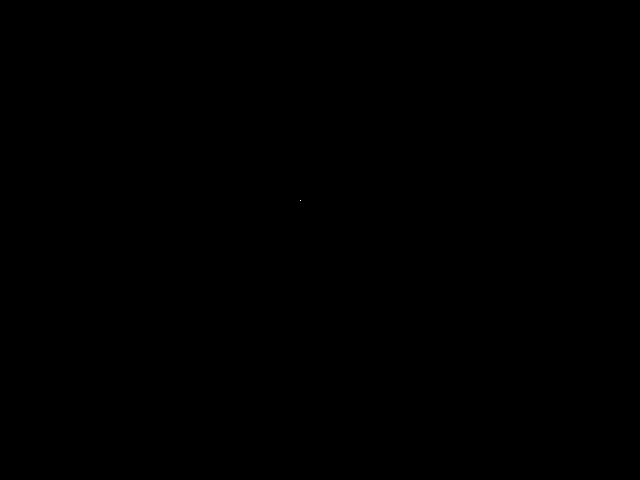
#> input picture python/opencv/img/black.png, 640 x 480 px, found by its file name
$ python drawing.py
#> lines starting #> are read from the running program, lines starting #| are printed output that depends on the picture; after the words box and inside, x2 and y2 are one past the last pixel; in counts of white or black regions, pixels touching at a corner belong together
import cv2

"""
디렉토리를 python/opencv로 설정하고 실행
검정 배경 이미지에
도형 그리기
"""

img = cv2.imread('./img/black.png',cv2.IMREAD_COLOR)
#> img is the input picture: shape (480, 640, 3); 0% white in thin lines or dots, all inside (x1, y1, x2, y2) = (300, 200, 301, 201)

# 직선 그리기
img = cv2.line(img,(50,50),(150,150),(0,255,0),10)

# 직사각형 그리기
# (x1, y1) , (x2,y2) , BGR , thickness
img = cv2.rectangle(img, (100,100),(300,400),(255,0,0),3)

# 원 그리기
img = cv2.circle(img,(300,400),100,(0,0,255),2)

# 텍스트
cv2.putText(img,'Test Text',(10,100),cv2.FONT_HERSHEY_SIMPLEX,4,(255,255,255))
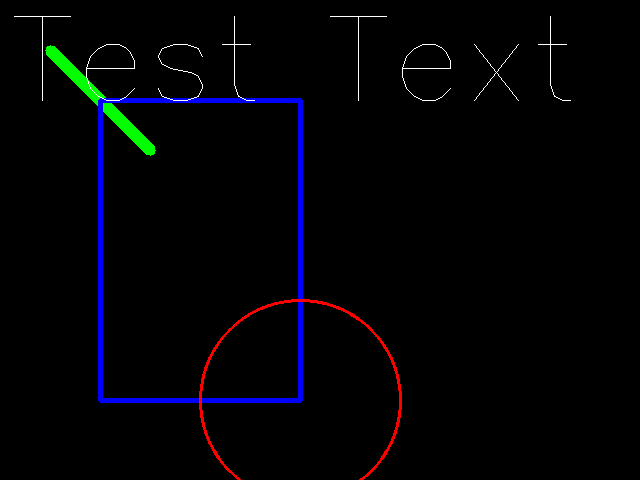
#> img: shape (480, 640, 3); mean B, G, R 5, 2.4, 2.2

cv2.imshow('black',img)

cv2.imwrite('./result/new_black.png',img)

cv2.waitKey(10000)
